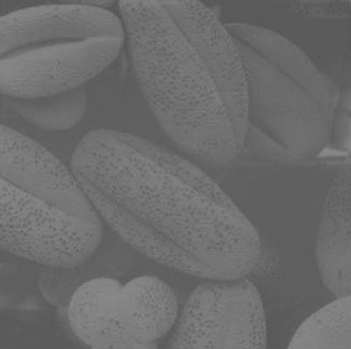
%> input picture Počítačová grafika 1/cviceni5/pic1.png, 351 x 349 px, shrunk from 493 x 491 before the run
$ octave cviceni5.m   (GNU Octave 9; MATLAB toolbox functions it lacks are replaced by stand-ins)
%> lines starting %> are read from the running program, lines starting %| are printed output that depends on the picture; in (x1, y1, x2, y2) boxes, pixels count from 0 and x2, y2 are one past the last pixel; in counts of white or black regions, pixels touching at a corner belong together; the program's own positions count from 1
%% Cviceni 5
%% Histogram

% imhist

I1 = imread('pic1.png');
%> I1 is the input picture: size 349x351 uint8; min 79, max 138, mean 108.3
I2 = imread('pic2.png');
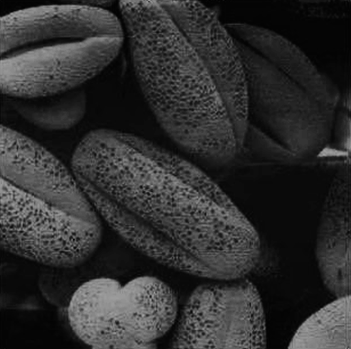
%> input picture Počítačová grafika 1/cviceni5/pic2.png, 351 x 349 px, shrunk from 493 x 491 before the run
%> I2 is the input picture: size 349x351 uint8; min 1, max 162, mean 47.9
I3 = imread('pic3.png');
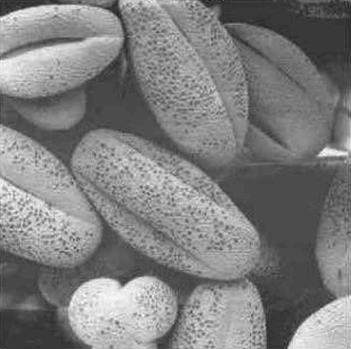
%> input picture Počítačová grafika 1/cviceni5/pic3.png, 351 x 349 px, shrunk from 493 x 491 before the run
%> I3 is the input picture: size 349x351 uint8; min 11, max 255, mean 126.8

figure,
subplot(3,2,1)
imshow(I1);
subplot(3,2,2)
imhist(I1)

subplot(3,2,3)
imshow(I2);
subplot(3,2,4)
imhist(I2)

subplot(3,2,5)
imshow(I3);
subplot(3,2,6)
imhist(I3)

%% Úkol k zamysleni
% jakym zpusobem se zmeni histogram obrazku, pri provedeni techto operaci:
%%
% * zmena jasu
% * zmena kontrastu
% * negativ obrazku
% * gamma korekce s hodnotou < 1
% * gamma korekce s hodnotou > 1

f = imread('picture1.png');
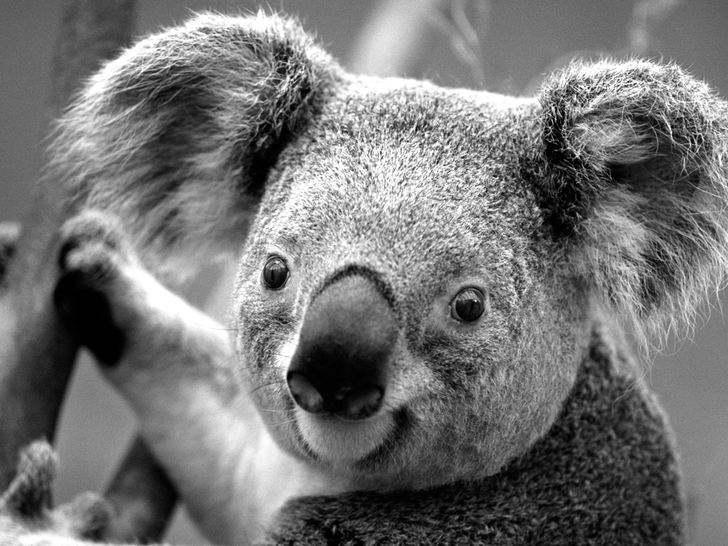
%> input picture Počítačová grafika 1/cviceni5/picture1.png, 728 x 546 px, shrunk from 1024 x 768 before the run
%> f is the input picture: size 546x728 uint8; min 0, max 255, mean 116.5
%% Zmena jasu

k1=30;
k2 = -30;

g1 = f + k1;
g2 = f + k2;

figure,
subplot(3,2,1)
imshow(f);
subplot(3,2,2)
imhist(f)
subplot(3,2,3)
imshow(g1);
subplot(3,2,4)
imhist(g1)
subplot(3,2,5)
imshow(g2);
subplot(3,2,6)
imhist(g2)
%% Zmena kontrastu

c1=0.5;
c2 = 1.5;

g3 = c1*f;
g4 =c2*f;

figure,
subplot(3,2,1)
imshow(f);
subplot(3,2,2)
imhist(f)
subplot(3,2,3)
imshow(g3);
subplot(3,2,4)
imhist(g3)
subplot(3,2,5)
imshow(g4);
subplot(3,2,6)
imhist(g4)

%% Negativ obrazku

g5 =255 - f;

figure,
subplot(2,2,1)
imshow(f);
subplot(2,2,2)
imhist(f)
subplot(2,2,3)
imshow(g5);
subplot(2,2,4)
imhist(g5)

%% Gamma korekce

gam1 = 2;
gam2 = 0.7;

g6 = double(f).^gam1;
g7 = double(f).^gam2;

g6 = uint8(255*(g6/max(max(g6))));
%> g6: size 546x728 uint8
g7 = uint8(255*(g7/max(max(g7))));
%> g7: size 546x728 uint8

figure,
subplot(3,2,1)
imshow(f);
subplot(3,2,2)
imhist(f)
subplot(3,2,3)
imshow(g6);
subplot(3,2,4)
imhist(g6)
subplot(3,2,5)
imshow(g7);
subplot(3,2,6)
imhist(g7)
%% Prahovani

I = rgb2gray(imread('chess.jpg'));
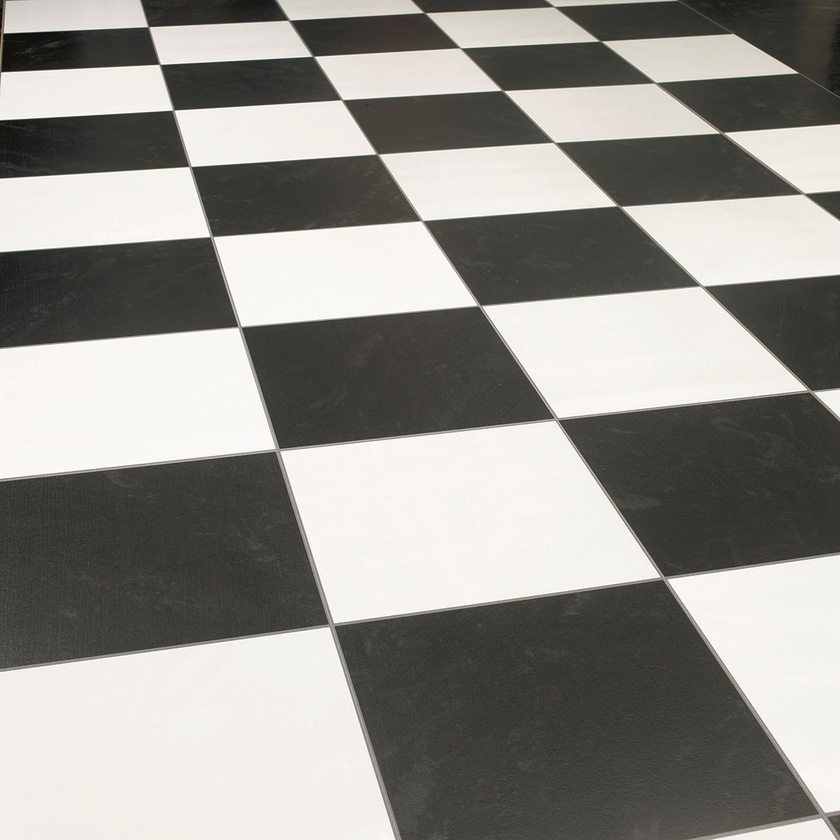
%> input picture Počítačová grafika 1/cviceni5/chess.jpg, 840 x 840 px, shrunk from 1181 x 1181 before the run
%> I: size 840x840 uint8; min 7, max 255, mean 146.1

figure,
imshow(I);
%% Experimentalni vyber prahu

J = I>100;
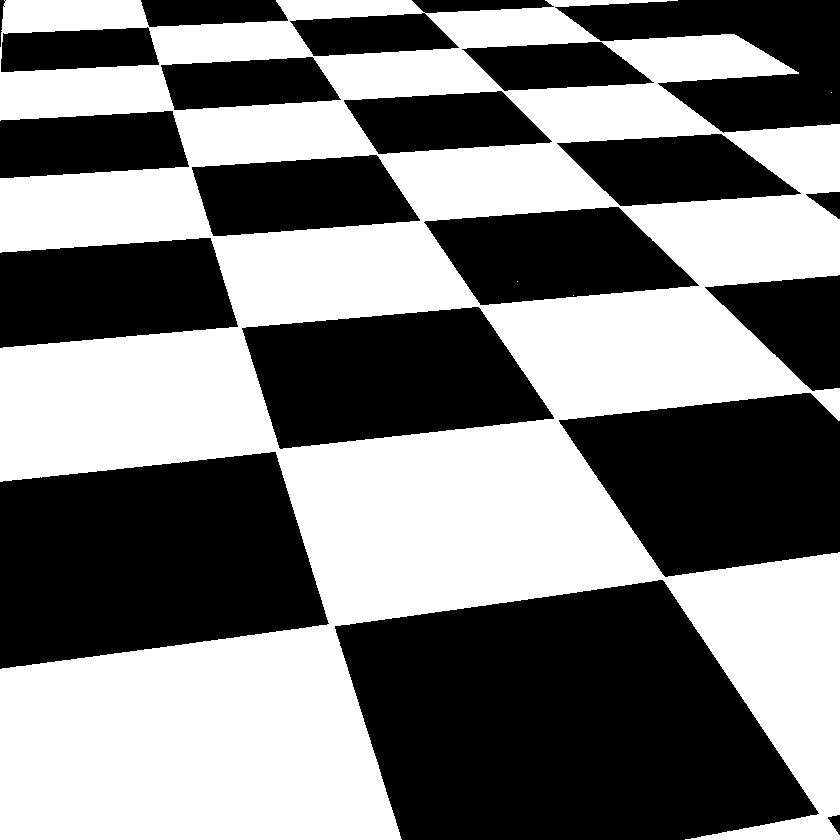
%> J: size 840x840 logical; 49.3% white; 4 white regions (3 under 20 px), largest, box (x1, y1, x2, y2) and area: (0, 0, 840, 840) 348032

figure,
subplot(1,2,1)
imshow(I);
subplot(1,2,2)
imshow(J);
%% Prah na zaklade znalosti histogramu obrazku

histogramI = imhist(I);
%> histogramI = 256 values, max 43382 at index 240, min 0 at index 1, mean 2756.2

figure,
plot(histogramI);
%> figure, not shown here; curve peaks at x = 240, y = 43382
%% Kumulativní histogram

[pocet,X] = imhist(I);
%> pocet has the same summary as histogramI; X = 256 values from 0 to 255
cumh = cumsum(pocet);
%> cumh = 256 values from 0 to 705600

figure,
plot(cumh);
%> figure, not shown here; curve peaks at x = 256, y = 705600

%% prah 50%

velikost = size(I,1) * size(I,2);
%> velikost = 705600
prah = round(velikost/2);
%> prah = 352800
prah_index = find(cumh>=prah,1,'first');
%> prah_index = 83
display(prah_index);
%| prah_index = 83
%%
J = I>prah_index;
%> J: size 840x840 logical; 49.9% white; 286 white regions (281 under 20 px), largest, box (x1, y1, x2, y2) and area: (0, 0, 840, 840) 351255, (672, 823, 692, 830) 54, (780, 782, 792, 795) 52, (773, 807, 785, 815) 31, (727, 809, 750, 813) 30

figure,
subplot(1,2,1)
imshow(I);
subplot(1,2,2)
imshow(J);

%% Vicenasobne prahovani

% [4 lines of commented-out code are left out]

f2 = rgb2gray(imread('figurka2.jpg'));
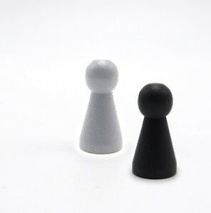
%> input picture Počítačová grafika 1/cviceni5/figurka2.jpg, 211 x 213 px, shrunk from 296 x 300 before the run
%> f2: size 213x211 uint8; min 11, max 255, mean 228

figure,
subplot(1,2,1)
imshow(f2);
subplot(1,2,2)
imhist(f2);

%%
T1 = 220;
T2 = 100;
g2 = 0.5*(f2 >T1) + 0.5*(f2>T2);
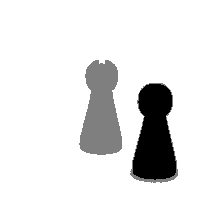
%> g2: size 213x211 double; min 0, max 1, mean 0.895

figure,
subplot(1,2,1)
imshow(f2);
subplot(1,2,2)
imshow(g2);

%% Lokalni prahovani

%> (the run ends here)
